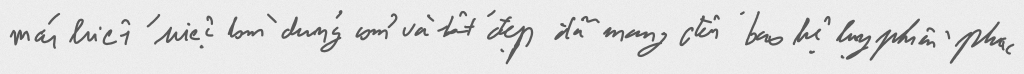
#> input picture Fine tuning/evaluation_v3/error_analysis/images/handwritten_0120.png, 2048 x 148 px (shown at 1/2 size)
$ python -i preprocessor.py   (imports and definitions only)
#> lines starting #> are read from the running program, lines starting #| are printed output that depends on the picture
#> further down, picture is the input picture: PIL image 2048x148 RGB; min 79, max 249, mean 225.6
# =============================================================================
# preprocessor.py — Step 1: Image Preprocessing
# CLAHE contrast enhancement + Hough-based deskew
# =============================================================================

import cv2
import logging
import numpy as np
from PIL import Image

logger = logging.getLogger(__name__)


class Preprocessor:
    """
    Step 1 of the OCR pipeline: Image Preprocessing.

    Operations:
      1. CLAHE (Contrast Limited Adaptive Histogram Equalization)
         Applied on the L channel of LAB color space.
      2. Deskew via Hough Line Transform
         Detects dominant line angle and corrects rotation.
    """

    def __init__(self, clip_limit: float = 2.0, tile_size: int = 8):
        self.clahe = cv2.createCLAHE(
            clipLimit=clip_limit,
            tileGridSize=(tile_size, tile_size),
        )

    def enhance_clahe(self, image: Image.Image) -> Image.Image:
        """Apply CLAHE to enhance contrast."""
        img_np = np.array(image.convert("RGB"))
        lab = cv2.cvtColor(img_np, cv2.COLOR_RGB2LAB)
#> lab: shape (148, 2048, 3); mean of channels 0, 1, 2 228.4, 128, 128
        l_ch, a_ch, b_ch = cv2.split(lab)
#> a_ch: shape (148, 2048); every value is 128
        l_enhanced = self.clahe.apply(l_ch)
        lab_enhanced = cv2.merge([l_enhanced, a_ch, b_ch])
#> lab_enhanced: shape (148, 2048, 3); mean of channels 0, 1, 2 217.9, 128, 128
        result = cv2.cvtColor(lab_enhanced, cv2.COLOR_LAB2RGB)
        return Image.fromarray(result)

    def deskew(self, image: Image.Image, max_angle: float = 15.0):
        """
        Deskew image using Hough Line Transform.

        Returns:
            (deskewed_image, angle_degrees)
        """
#> called with max_angle = 15
        img_gray = np.array(image.convert("L"))
        edges = cv2.Canny(img_gray, 50, 150, apertureSize=3)
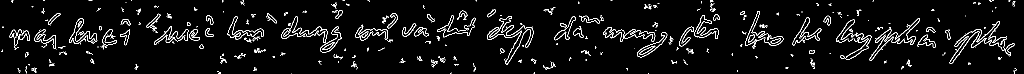
#> edges: shape (148, 2048) (shown at 1/2 size); 4.5% white in thin lines or dots
        lines = cv2.HoughLinesP(
            edges, 1, np.pi / 180,
            threshold=100, minLineLength=100, maxLineGap=10,
        )
#> lines = [[1672, 81, 1838, 84], [565, 64, 678, 64], [566, 63, 669, 63], [1672, 78, 1867, 82], [1715, 77, 1817, 78]]

        if lines is None:
            return image, 0.0

        angles = []
        for line in lines:
            x1, y1, x2, y2 = line[0]
            angle = np.degrees(np.arctan2(y2 - y1, x2 - x1))
            if abs(angle) < max_angle:
                angles.append(angle)
#> this loop made 5 passes
#> (x1, y1, x2, y2, angle) on passes 1 to 5: (1672, 81, 1838, 84, 1.04), (565, 64, 678, 64, 0), (566, 63, 669, 63, 0), (1672, 78, 1867, 82, 1.18), (1715, 77, 1817, 78, 0.562)
#> after the loop, angles = [1.04, 0, 0, 1.18, 0.562]

        if not angles:
            return image, 0.0

        median_angle = float(np.median(angles))
#> median_angle = 0.562
        if abs(median_angle) < 0.5:
            return image, 0.0

        img_np = np.array(image.convert("RGB"))
        h, w = img_np.shape[:2]
#> h = 148; w = 2048
        center = (w // 2, h // 2)
#> center = (1024, 74)
        M = cv2.getRotationMatrix2D(center, median_angle, 1.0)
#> M = [[1, 0.0098, -0.676], [-0.0098, 1, 10.04]]

        bg = int(np.median(img_np))
#> bg = 224
        rotated = cv2.warpAffine(
            img_np, M, (w, h),
            flags=cv2.INTER_CUBIC,
            borderValue=(bg, bg, bg),
        )
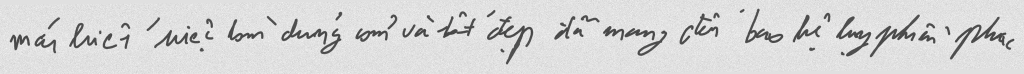
#> rotated: shape (148, 2048, 3) (shown at 1/2 size); mean R, G, B 214.3, 214.3, 214.3
        logger.info(f"[Preprocessor] Deskewed by {median_angle:.2f}°")
        return Image.fromarray(rotated), median_angle

    def preprocess(self, image: Image.Image):
        """
        Full preprocessing pipeline.

        Returns:
            (preprocessed_image, deskew_angle)
        """
        enhanced = self.enhance_clahe(image)
        deskewed, angle = self.deskew(enhanced)
#> angle = 0.562
        return deskewed, angle

>>> from PIL import Image
>>> picture = Image.open('../../Fine tuning/evaluation_v3/error_analysis/images/handwritten_0120.png')
>>> result = Preprocessor().preprocess(picture)

$ run again, on Fine tuning/evaluation_v3/error_analysis/images/handwritten_0121.png
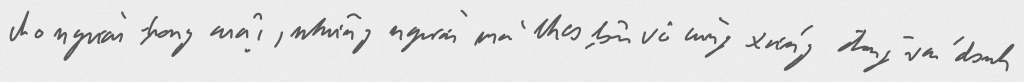
#> input picture Fine tuning/evaluation_v3/error_analysis/images/handwritten_0121.png, 2048 x 164 px (shown at 1/2 size)
#> picture is the input picture: PIL image 2048x164 RGB; min 79, max 250, mean 227.9
#> lab: shape (164, 2048, 3); mean of channels 0, 1, 2 230.5, 128, 128
#> a_ch: shape (164, 2048); every value is 128
#> lab_enhanced: shape (164, 2048, 3); mean of channels 0, 1, 2 219.9, 128, 128
#> in deskew, `edges = cv2.Canny(img_gray, 50, 150, apertureSize=3)`:
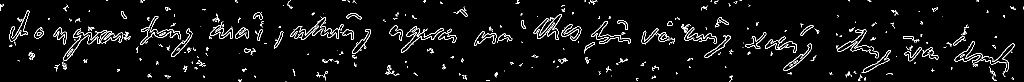
#> edges: shape (164, 2048) (shown at 1/2 size); 3.9% white in thin lines or dots
#> lines = [[583, 67, 707, 69], [583, 66, 686, 66], [147, 75, 257, 75], [586, 63, 688, 64], [147, 74, 260, 74], [146, 73, 261, 73], [147, 69, 254, 69], [148, 79, 258, 77], [148, 68, 248, 68]]
#> the loop in deskew, `for line in lines:` made 9 passes
#> (x1, y1, x2, y2, angle) on passes 1 to 8: (583, 67, 707, 69, 0.924), (583, 66, 686, 66, 0), (147, 75, 257, 75, 0), (586, 63, 688, 64, 0.562), (147, 74, 260, 74, 0), (146, 73, 261, 73, 0), (147, 69, 254, 69, 0), (148, 79, 258, 77, -1.04)
#> after the loop in deskew, `for line in lines:`: angles = [0.924, 0, 0, 0.562, 0, 0, 0, -1.04, 0]
#> median_angle = 0

$ run again, on Fine tuning/evaluation_v3/error_analysis/images/handwritten_0122.png
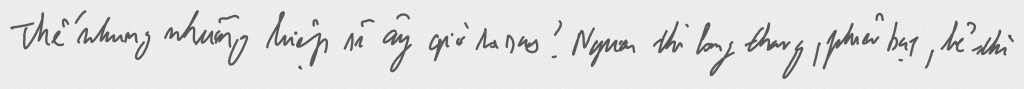
#> input picture Fine tuning/evaluation_v3/error_analysis/images/handwritten_0122.png, 2048 x 178 px (shown at 1/2 size)
#> picture is the input picture: PIL image 2048x178 RGB; min 78, max 250, mean 225.6
#> lab: shape (178, 2048, 3); mean of channels 0, 1, 2 228.3, 128, 128
#> a_ch: shape (178, 2048); every value is 128
#> lab_enhanced: shape (178, 2048, 3); mean of channels 0, 1, 2 217.6, 128, 128
#> in deskew, `edges = cv2.Canny(img_gray, 50, 150, apertureSize=3)`:
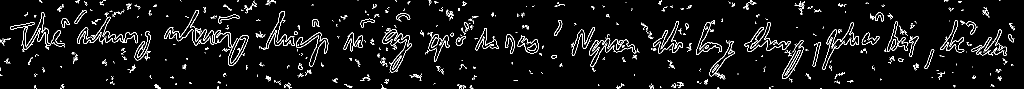
#> edges: shape (178, 2048) (shown at 1/2 size); 4.8% white in thin lines or dots
#> lines = [[331, 66, 448, 68], [1145, 87, 1266, 89], [1147, 86, 1256, 86], [1143, 88, 1267, 90], [1151, 81, 1255, 82], [1147, 85, 1256, 85], [331, 67, 461, 69], [1151, 83, 1256, 83], [1151, 84, 1256, 84]]
#> the loop in deskew, `for line in lines:` made 9 passes
#> (x1, y1, x2, y2, angle) on passes 1 to 8: (331, 66, 448, 68, 0.979), (1145, 87, 1266, 89, 0.947), (1147, 86, 1256, 86, 0), (1143, 88, 1267, 90, 0.924), (1151, 81, 1255, 82, 0.551), (1147, 85, 1256, 85, 0), (331, 67, 461, 69, 0.881), (1151, 83, 1256, 83, 0)
#> after the loop in deskew, `for line in lines:`: angles = [0.979, 0.947, 0, 0.924, 0.551, 0, 0.881, 0, 0]
#> median_angle = 0.551
#> M = [[1, 0.00961, -0.808], [-0.00961, 1, 9.85]]
#> bg = 222
#> in deskew, `rotated = cv2.warpAffine( img_np, M, (w, h), flags=cv2.INTER_CUBIC, bo..`:
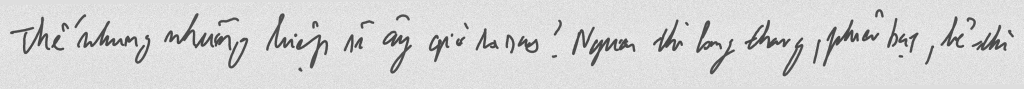
#> rotated: shape (178, 2048, 3) (shown at 1/2 size); mean R, G, B 213.9, 213.9, 213.9
#> in preprocess, `deskewed, angle = self.deskew(enhanced)`: angle = 0.551

$ run again, on Fine tuning/evaluation_v3/error_analysis/images/handwritten_0123.png
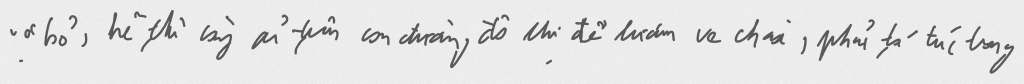
#> input picture Fine tuning/evaluation_v3/error_analysis/images/handwritten_0123.png, 2048 x 167 px (shown at 1/2 size)
#> picture is the input picture: PIL image 2048x167 RGB; min 80, max 250, mean 227.1
#> lab: shape (167, 2048, 3); mean of channels 0, 1, 2 229.8, 128, 128
#> a_ch: shape (167, 2048); every value is 128
#> lab_enhanced: shape (167, 2048, 3); mean of channels 0, 1, 2 219.1, 128, 128
#> in deskew, `edges = cv2.Canny(img_gray, 50, 150, apertureSize=3)`:
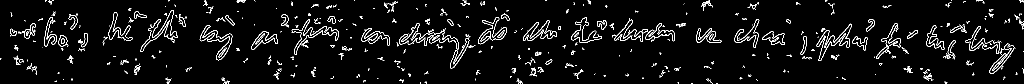
#> edges: shape (167, 2048) (shown at 1/2 size); 4.4% white in thin lines or dots
#> lines = [[798, 80, 914, 80], [800, 76, 911, 76], [801, 75, 909, 75], [798, 83, 915, 83], [798, 82, 915, 82]]
#> the loop in deskew, `for line in lines:` made 5 passes
#> after the loop in deskew, `for line in lines:`: angles = [0, 0, 0, 0, 0]
#> median_angle = 0
